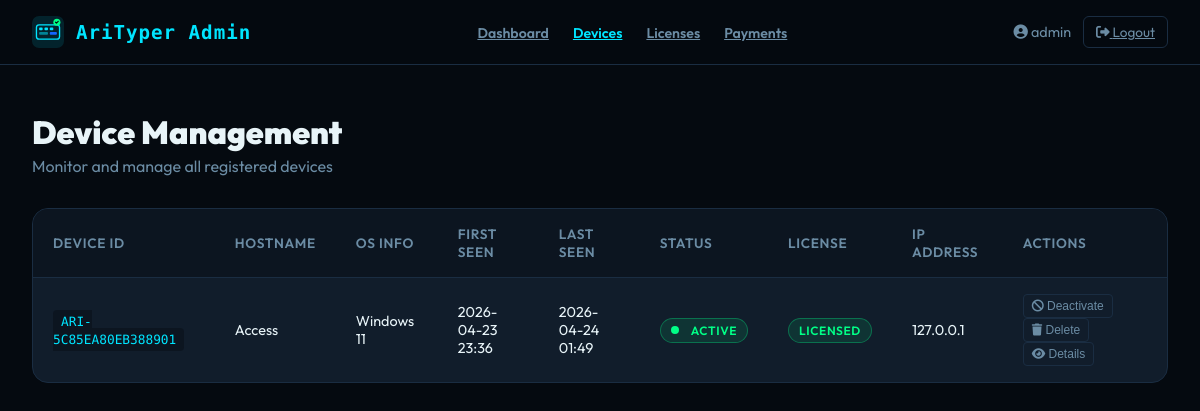
/devices (signed in), run on the app's committed database.
### tables this page shows
CREATE TABLE devices (
            id INTEGER PRIMARY KEY AUTOINCREMENT,
            device_id TEXT UNIQUE,
            hostname TEXT,
            os_info TEXT,
            first_seen TIMESTAMP,
            last_seen TIMESTAMP,
            status TEXT DEFAULT 'active',
            license_key TEXT,
            license_status TEXT,
            ip_address TEXT,
            user_info TEXT
        );

### app.py (the view)
@app.route('/devices')
def devices():
    if 'admin_logged_in' not in session:
        return redirect(url_for('login'))
    conn = get_db_connection()
    devices = conn.execute('''
        SELECT device_id, hostname, os_info, first_seen, last_seen,
               status, license_key, license_status, ip_address, user_info
        FROM devices
        ORDER BY last_seen DESC
    ''').fetchall()
    conn.close()
    return render_template('devices.html', devices=devices)

### app.py (called while the page is built)
def get_db_connection():
    conn = sqlite3.connect(DB_FILE)
    conn.row_factory = sqlite3.Row
    return conn

### templates/devices.html (shortened to what this page needs)
<!DOCTYPE html>
<html lang="en">
<head>
  <link href="https://cdnjs.cloudflare.com/ajax/libs/font-awesome/6.4.0/css/all.min.css" rel="stylesheet" />
</head>
<body>
  <nav class="admin-nav">
    <div class="nav-inner">
      <div class="logo">
        AriTyper Admin
      </div>
      <ul class="nav-links">
        <li><a href="{{ url_for('dashboard') }}">Dashboard</a></li>
        <li><a href="{{ url_for('devices') }}" class="active">Devices</a></li>
        <li><a href="{{ url_for('licenses') }}">Licenses</a></li>
        <li><a href="{{ url_for('payments') }}">Payments</a></li>
      </ul>
      <div class="user-menu">
        <span><i class="fas fa-user-circle"></i> {{ session.admin_username }}</span>
        <a href="{{ url_for('logout') }}" class="logout-btn">
          <i class="fas fa-sign-out-alt"></i> Logout
        </a>
      </div>
    </div>
  </nav>
  <div class="main-content">
    <div class="page-header">
      <div>
        <h1 class="page-title">Device Management</h1>
        <p class="page-subtitle">Monitor and manage all registered devices</p>
      </div>
    </div>
    <div class="devices-table">
      <table class="data-table">
        <thead>
          <tr>
            <th>Device ID</th>
            <th>Hostname</th>
            <th>OS Info</th>
            <th>First Seen</th>
            <th>Last Seen</th>
            <th>Status</th>
            <th>License</th>
            <th>IP Address</th>
            <th>Actions</th>
          </tr>
        </thead>
        <tbody>
          {% for device in devices %}
          <tr>
            <td>
              <span class="device-id">{{ device.device_id }}</span>
            </td>
            <td>{{ device.hostname or 'Unknown' }}</td>
            <td>{{ device.os_info or 'Unknown' }}</td>
            <td>{{ device.first_seen[:16] if device.first_seen else 'Never' }}</td>
            <td>{{ device.last_seen[:16] if device.last_seen else 'Never' }}</td>
            <td>
              {% if device.status == 'active' %}
                <span class="badge badge-success">
                  <span class="status-dot status-online"></span>Active
                </span>
              {% else %}
                <span class="badge badge-danger">
                  <span class="status-dot status-offline"></span>Inactive
                </span>
              {% endif %}
            </td>
            <td>
              {% if device.license_status == 'active' %}
                <span class="badge badge-success">Licensed</span>
              {% elif device.license_key %}
                <span class="badge badge-warning">Pending</span>
              {% else %}
                <span class="badge badge-danger">Unlicensed</span>
              {% endif %}
            </td>
            <td>{{ device.ip_address or 'Unknown' }}</td>
            <td>
              {% if device.status == 'active' %}
              <button onclick="deactivateDevice('{{ device.device_id }}')"
                      class="action-btn danger">
                <i class="fas fa-ban"></i> Deactivate
              </button>
              {% endif %}
              <button onclick="deleteDevice('{{ device.device_id }}')"
                      class="action-btn danger">
                <i class="fas fa-trash"></i> Delete
              </button>
              <button onclick="viewDeviceDetails('{{ device.device_id }}')"
                      class="action-btn">
                <i class="fas fa-eye"></i> Details
              </button>
            </td>
          </tr>
          {% endfor %}
        </tbody>
      </table>
    </div>
  </div>
</body>
</html>

### templates/devices.html (style rules this page uses)
:root { --bg: #050a10; --surface: #0c1520; --card: #111d2b; --border: #1a2d42; --cyan: #00e5ff; --blue: #1565ff; --green: #00ff87; --orange: #ff6b35; --red: #ff4757; --text: #e8f4f8; --muted: #6b8ca4; --font-head: 'Outfit', sans-serif; --font-mono: 'Space Mono', monospace; }
*, *::before, *::after { box-sizing: border-box; margin: 0; padding: 0; }
html { scroll-behavior: smooth; }
body { background: var(--bg); color: var(--text); font-family: var(--font-head); min-height: 100vh; }
.admin-nav { position: fixed; top: 0; left: 0; right: 0; z-index: 1000; background: rgba(5,10,16,0.95); backdrop-filter: blur(16px); border-bottom: 1px solid var(--border); padding: 16px 0; }
.nav-inner { max-width: 1400px; margin: 0 auto; padding: 0 32px; display: flex; align-items: center; justify-content: space-between; }
.logo { display: flex; align-items: center; gap: 12px; font-family: var(--font-mono); font-size: 1.2rem; font-weight: 700; color: var(--cyan); letter-spacing: 0.05em; }
.logo svg { width: 32px; height: 32px; }
.nav-links { display: flex; gap: 24px; list-style: none; }
.nav-links a { color: var(--muted); font-weight: 600; font-size: 0.88rem; transition: color 0.2s; }
.nav-links a.active { color: var(--cyan); }
.user-menu { display: flex; align-items: center; gap: 12px; color: var(--muted); font-size: 0.9rem; }
.logout-btn { background: none; border: 1px solid var(--border); color: var(--muted); padding: 6px 12px; border-radius: 6px; font-size: 0.85rem; cursor: pointer; transition: color 0.2s, border-color 0.2s; }
.main-content { margin-top: 80px; padding: 32px; max-width: 1400px; margin-left: auto; margin-right: auto; }
.page-header { display: flex; align-items: center; justify-content: space-between; margin-bottom: 32px; }
.page-title { font-size: 2rem; font-weight: 900; color: var(--text); }
.page-subtitle { color: var(--muted); margin-top: 4px; }
.devices-table { background: var(--card); border: 1px solid var(--border); border-radius: 16px; overflow: hidden; }
.data-table { width: 100%; border-collapse: collapse; }
.data-table th { text-align: left; padding: 16px 20px; border-bottom: 1px solid var(--border); font-weight: 600; font-size: 0.85rem; color: var(--muted); text-transform: uppercase; letter-spacing: 0.05em; background: var(--surface); }
.data-table td { padding: 16px 20px; border-bottom: 1px solid var(--border); font-size: 0.9rem; }
.data-table tr:last-child td { border-bottom: none; }
.badge { display: inline-flex; align-items: center; gap: 6px; padding: 4px 10px; border-radius: 100px; font-size: 0.75rem; font-weight: 600; text-transform: uppercase; letter-spacing: 0.05em; }
.badge-success { background: rgba(0,255,135,0.1); border: 1px solid rgba(0,255,135,0.3); color: var(--green); }
.status-dot { width: 8px; height: 8px; border-radius: 50%; display: inline-block; margin-right: 6px; }
.status-online { background: var(--green); }
.action-btn { background: none; border: 1px solid var(--border); color: var(--muted); padding: 4px 8px; border-radius: 4px; font-size: 0.75rem; cursor: pointer; transition: all 0.2s; margin-right: 4px; }
.device-id { font-family: var(--font-mono); font-size: 0.8rem; background: var(--surface); padding: 4px 8px; border-radius: 4px; color: var(--cyan); }

### data on the page
devices: device_id "ARI-5C85EA80EB388901", hostname "Access", os_info "Windows 11", first_seen "2026-04-23 23:36", last_seen "2026-04-24 01:49", status "active" (drawn), license_status "LICENSED", ip_address "127.0.0.1"

### other printed values
{{ session.admin_username }} "admin"
